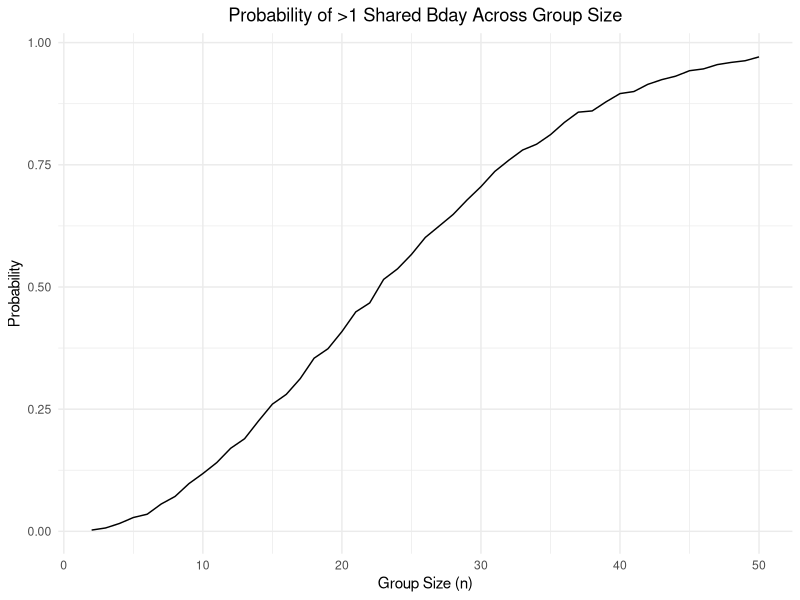

Here is the R script that generated this plot: (Note: a time limit stopped this script after it produced the figure.)
## ---- chunk 1
set.seed(1)

library(tidyverse)
library(broom)

knitr::opts_chunk$set(
	echo = TRUE,
	warning = FALSE,
  fig.width = 6,
  fig.asp = .6,
  out.width = "90%",
	dpi=300
)

theme_set(theme_minimal() + theme(legend.position = "bottom"))

options(
  ggplot2.continuous.colour = "viridis",
  ggplot2.continuous.fill = "viridis"
)

scale_colour_discrete = scale_colour_viridis_d
scale_fill_discrete = scale_fill_viridis_d



## ---- chunk 2
birthday = function(n) {
  if (!is.numeric(n)) {
    stop("Input (group size) needs to be numeric")
  }
  
  bday_vec = sort(round(runif(n, min = 1, max = 365)))
  
  duplicates = sum(duplicated(bday_vec)) > 0

  return(duplicates)
}
## ---- chunk 3
bday_sim =
  expand_grid(
    n = 2:50,
    iter = 1:10000
  ) %>% 
  mutate(
    results = map_lgl(n, birthday)
  ) %>% 
  group_by(n) %>% 
  summarize(prob = mean(results))

bday_sim %>% 
  ggplot(aes(x = n, y = prob )) + 
  geom_line() +
  labs(
    title = "Probability of >1 Shared Bday Across Group Size",
    x = "Group Size (n)",
    y = "Probability"
    ) +
  theme(plot.title = element_text(hjust = 0.5))

## ---- chunk 4
prob2_sim = function(mu) {
  
  n = 30
  alpha = 5

  sim_data = 
    tibble(
      x = rnorm(n, mean = mu, sd = alpha)
    )
  
  t_results = tidy(t.test(sim_data))
  
  out_df =
    tibble(
      p_val = t_results %>% pull(p.value),
      estimate_val = t_results %>% pull(estimate)
    )
  
  return(out_df)
}


prob2_results =
  expand_grid(
    mu = 0:6,
    iter = 1:5000
  ) %>% 
  mutate(
    t_tests = map(mu, prob2_sim)
  ) %>% 
  unnest(t_tests)
## ---- chunk 5
prob2_results %>% 
  group_by(mu) %>% 
  summarise(proportion_reject = mean(p_val < 0.05)) %>% 
  ggplot(aes(x = mu, y = proportion_reject)) +
  geom_bar(stat = "identity") +
  labs(
    title = "Effect Size vs Power",
    x = "Mu",
    y = "Proportion of Rejecting Null"
    ) +
  theme(plot.title = element_text(hjust = 0.5))
## ---- chunk 6
avg_est_all = 
  prob2_results %>% 
  group_by(mu) %>% 
  summarise(avg_mu_est = mean(estimate_val))

avg_est_reject = 
  prob2_results %>% 
  filter(
    p_val <= 0.05
  ) %>% 
  group_by(mu) %>% 
  summarise(avg_mu_est = mean(estimate_val)) 

ggplot() +
  geom_point(data = avg_est_all, aes(x = mu, y = avg_mu_est, color = "All Estimates")) +
  geom_point(data = avg_est_reject, aes(x = mu, y = avg_mu_est, color = "Only Rejected Estimates")) +
  scale_color_manual(values = c("All Estimates" = "black", "Only Rejected Estimates" = "red")) +
  labs(
    title = "Average Estimates vs True Mus",
    x = "True Mu",
    y = "Average Mu Estimate",
    color = "Estimate Type"
    ) +
  theme(plot.title = element_text(hjust = 0.5))
